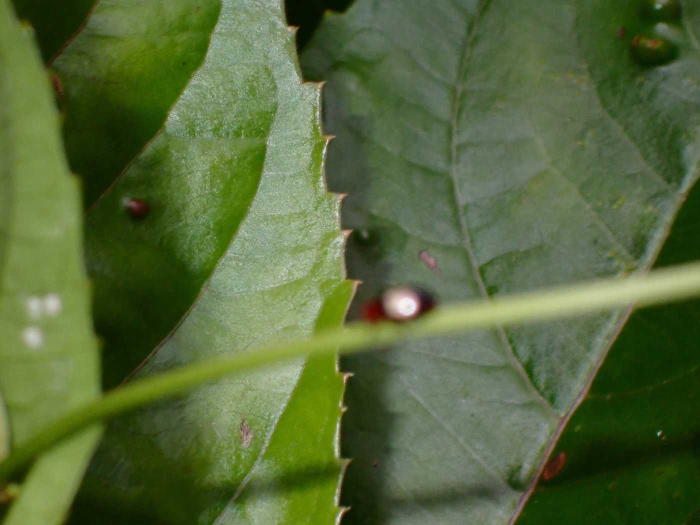
#> input picture AI4E-Code-2/Data-c/Tree-Ant-Data-1-c/SourcePicsOlympus-c/img_002.jpg, 1400 x 1050 px, found by its file name (shown at 1/2 size); its folder holds 4 pictures in this run
$ python T-K-Means-UCL-AutoCurat-v0.0.1.py
#> lines starting #> are read from the running program, lines starting #| are printed output that depends on the picture
# The k-means implementation was adapted from Ayoosh Kathuria's article here:
# https://blog.paperspace.com/speed-up-kmeans-numpy-vectorization-broadcasting-profiling/

import numpy as np
import matplotlib.pyplot as plt
import random
import time
import os
from PIL import Image

# === Helper functions ===================

# Rescale image
def rescale(an_img, fac):
    a_size = an_img.size;
    new_size = (int(np.round(a_size[0]*fac)), int(np.round(a_size[1]*fac)))
    new_image = an_img.resize(new_size)
    return new_image

# Re-orient to horizontal, if vertical
def reorient(img):
    (x_leng, y_leng) = img.size
    if y_leng > x_leng:
        # rotate
        img = img.transpose(Image.ROTATE_90)

    return img

# Function for loading the data from a single folder
def load_data_dir(source_path, scale_fac):

    # Source directory contents
#> called with scale_fac = 0.1
    dir_contents = os.listdir(source_path) # returns list
    dir_contents.sort()

    num_pics = len(dir_contents)

    # Load first image to get dimensions, etc.
    img_1 = Image.open(source_path + dir_contents[0])
#> img_1 is the input picture: PIL image 1400x1050 RGB; mean R, G, B 85.1, 104, 58.1
    img1_rs = rescale(img_1, scale_fac)
#> in rescale, `new_image = an_img.resize(new_size)`:
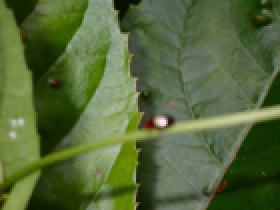
#> new_image: PIL image 140x105 RGB (shown 2 times larger); mean R, G, B 85.1, 104, 58.1
    (xleng, yleng) = img1_rs.size
#> xleng = 140; yleng = 105
    all_dim = xleng*yleng*3 # we assume that images are RGB
#> all_dim = 44100
    # Initialize data
    data = np.zeros((num_pics, all_dim))

    for i in range(num_pics-1):
        # Load and prepare images
        print('Image name: ', dir_contents[i]);
        img_1 = Image.open(source_path + dir_contents[i])
        img1_rs = rescale(img_1, scale_fac)
        img1_rs = reorient(img1_rs) # re-orient the image, if necessary
        # img1_rs.show()
        img_1_arr = np.asarray(img1_rs)
        data[i,:] = img_1_arr.flatten()
#> pass 2 of the loop in load_data_dir, `for i in range(num_pics-1):`:
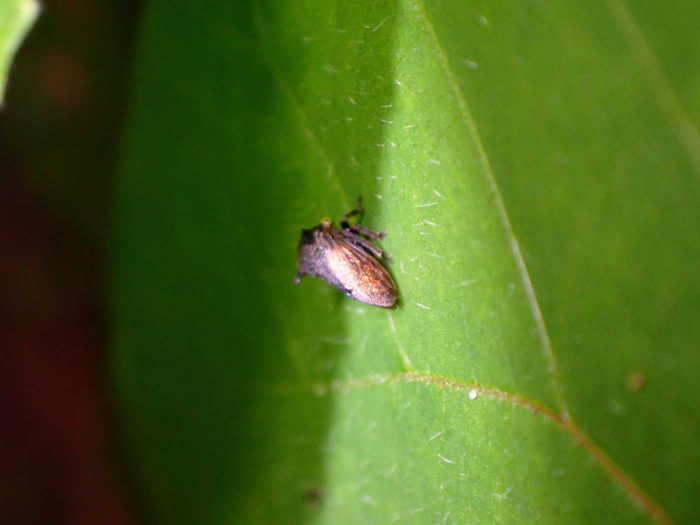
#> input picture AI4E-Code-2/Data-c/Tree-Ant-Data-1-c/SourcePicsOlympus-c/img_020.jpg, 1400 x 1050 px, found by its file name (shown at 1/2 size)
#> in load_data_dir, img_1 is the input picture: PIL image 1400x1050 RGB; mean R, G, B 74.7, 102.3, 28.1
#> in rescale (call 3), `new_image = an_img.resize(new_size)`:
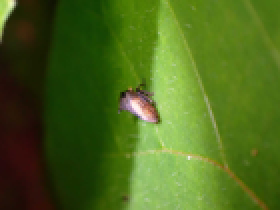
#> new_image: PIL image 140x105 RGB (shown 2 times larger); mean R, G, B 74.7, 102.3, 28.1
#> pass 3 of the loop in load_data_dir, `for i in range(num_pics-1):`:
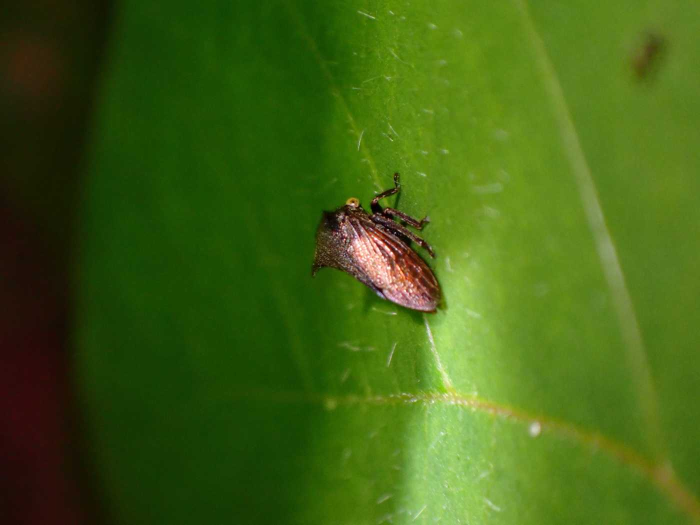
#> input picture AI4E-Code-2/Data-c/Tree-Ant-Data-1-c/SourcePicsOlympus-c/img_021.jpg, 1400 x 1050 px, found by its file name (shown at 1/2 size)
#> in load_data_dir, img_1 is the input picture: PIL image 1400x1050 RGB; mean R, G, B 65.1, 97.9, 19.7
#> in rescale (call 4), `new_image = an_img.resize(new_size)`:
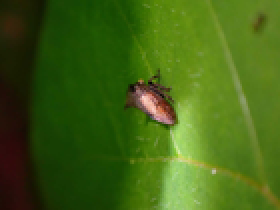
#> new_image: PIL image 140x105 RGB (shown 2 times larger); mean R, G, B 65.1, 97.9, 19.7

    return data


# === Main ===========================================

# Data parameters
source_path = '/home/tomasmaul/Downloads/AI4E-Code/Data-c/Tree-Ant-Data-1-c/SourcePicsOlympus-c/'
target_path = '/home/tomasmaul/Downloads/AI4E-Code/Data-c/Tree-Ant-Data-1-c/TargetPics'
boundaries_path_file = '/home/tomasmaul/Downloads/AI4E-Code/Data-c/Tree-Ant-Data-1-c/Boundaries.txt'
scale_fac = 0.1

# Load data
data = load_data_dir(source_path, scale_fac)

# Prepara data structures

# Size of dataset to be generated. The final size is 4 * data_size
data_size = data.shape[0]
#> data_size = 4
num_iters = 50
num_clusters = 4

# Shuffle the data
np.random.shuffle(data)

# Set random seed for reproducibility
random.seed(0)

# Initialise centroids
centroids = data[random.sample(range(data.shape[0]), num_clusters)]

# Create a list to store which centroid is assigned to each dataset
assigned_centroids = np.zeros(len(data), dtype = np.int32)
#> assigned_centroids = [0, 0, 0, 0]

def compute_l2_distance(x, centroid):
    # Compute the difference, following by raising to power 2 and summing
    dist = ((x - centroid) ** 2).sum(axis = x.ndim - 1)

    return dist

def get_closest_centroid(x, centroids):

    # Loop over each centroid and compute the distance from data point.
    dist = compute_l2_distance(x, centroids)

    # Get the index of the centroid with the smallest distance to the data point
    closest_centroid_index =  np.argmin(dist, axis = 1)

    return closest_centroid_index

# DO --> debug/test this one
def compute_sse(data, centroids, assigned_centroids):
    # Initialise SSE
    sse = 0

    # Compute SSE
    sse = compute_l2_distance(data, centroids[assigned_centroids]).sum() / len(data)

    return sse

# Number of dimensions in centroid
num_centroid_dims = data.shape[1]
#> num_centroid_dims = 44100

# List to store SSE for each iteration
sse_list = []

# Start time
tic = time.time()

# Main Loop
for n in range(50):
    # Get closest centroids to each data point
    assigned_centroids = get_closest_centroid(data[:, None, :], centroids[None,:, :])

    # Compute new centroids
    for c in range(centroids.shape[0]):
        # Get data points belonging to each cluster
        cluster_members = data[assigned_centroids == c]

        # Compute the mean of the clusters
        cluster_members = cluster_members.mean(axis = 0)

        # Update the centroids
        centroids[c] = cluster_members

    # Compute SSE
    sse = compute_sse(data.squeeze(), centroids.squeeze(), assigned_centroids)
    sse_list.append(sse)
#> after the loop, sse_list = 50 values from 0 to 0

# End time
toc = time.time()

print(round(toc - tic, 4)/50)
print(centroids)
#> (printed output is left out)
print(sse_list)
#> (printed output is left out)
